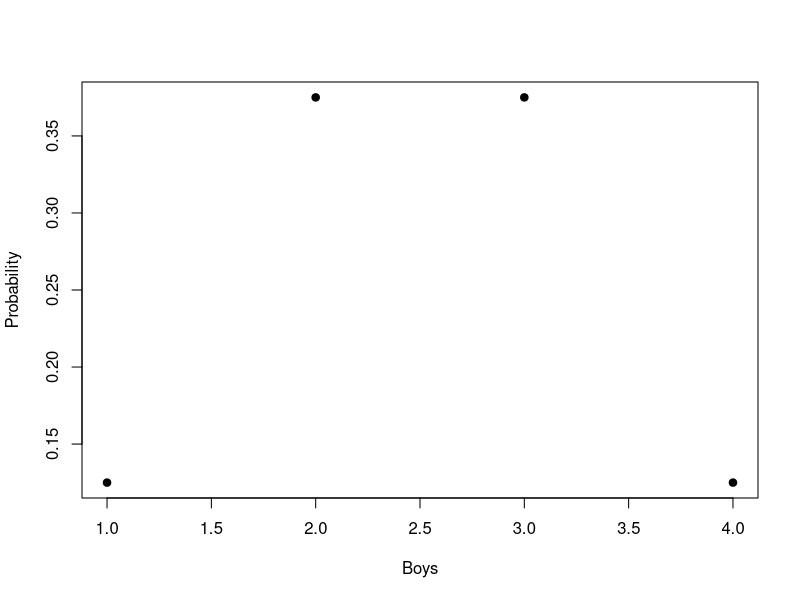
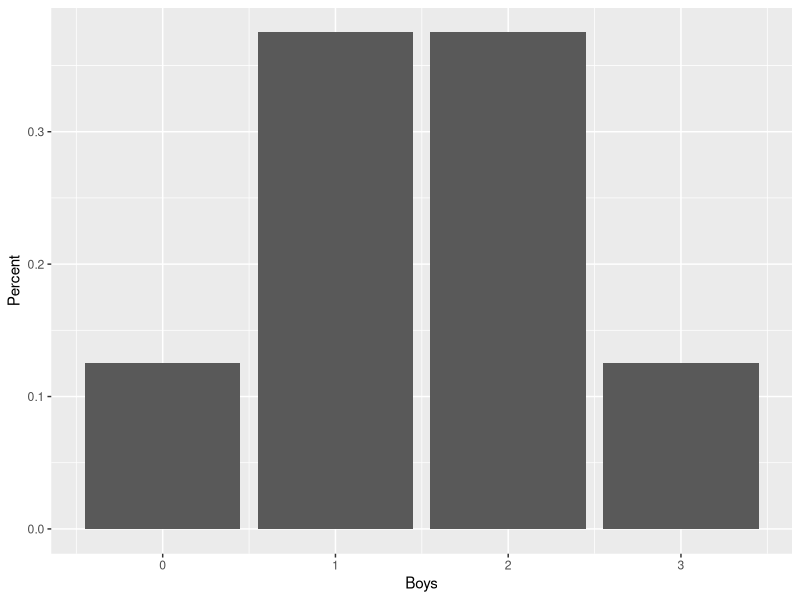
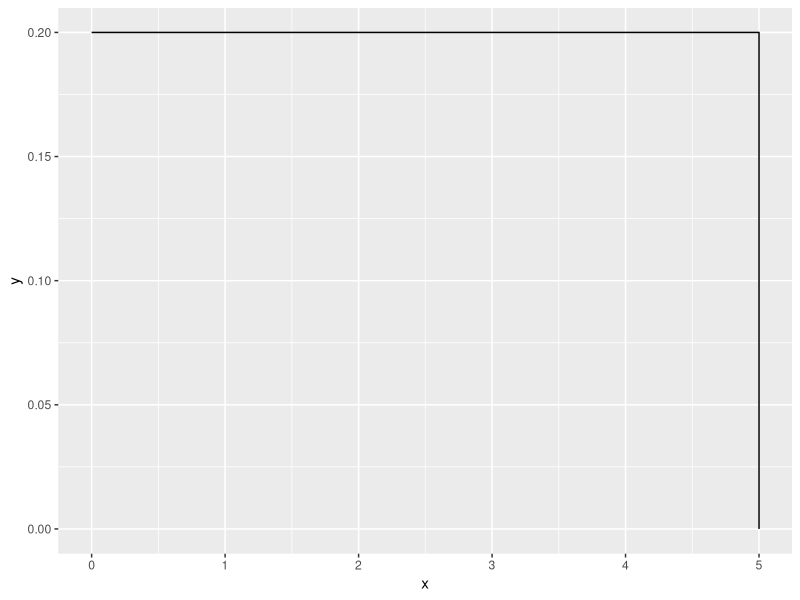

Write the R code that produced these figures, in order.
## ---- chunk 1
knitr::opts_chunk$set(echo = TRUE)
## ---- chunk 2
X <- c(0, 1, 2, 3)
p.X <- c("1/8", "3/8", "3/8", "1/8")
table_6.2 <- matrix(c(X,p.X), nrow=2, byrow=T)
rownames(table_6.2) <- c("Number of boys X", "Probability p(X)")
knitr::kable(table_6.2,
             caption = "probability distribution for the number of boys")
## ---- chunk 3
plot(c(1/8, 3/8, 3/8, 1/8), xlab="Boys", ylab="Probability", pch=19)
## ---- chunk 4
require(ggplot2)
Percent <- c(1/8, 3/8, 3/8, 1/8)
Boys <- c(0, 1, 2, 3)
df <- data.frame(Boys,Percent)
ggplot(df, aes(x=Boys, y=Percent)) + geom_col()
## ---- chunk 5
require(ggplot2)
x <- c(0, 5, 5)
y <- c(0.2, 0.2, 0)
df <- data.frame(x,y)
ggplot(df, aes(x=x, y=y, group=1)) + geom_line()
## ---- chunk 6
X <- c(8, 12, 16, 20, 24)
p.X <- c(1/8, 1/6, 3/8, 1/4, 1/12)
table_6.3 <- matrix(c(X, p.X), nrow=2, byrow=T)
rownames(table_6.3) <- c("X", "p(X)")
knitr::kable(table_6.3)
## ---- chunk 7
output <- t(rbind(table_6.3, X*p.X, X^2*p.X, (X - sum(X*p.X))^2*p.X))
colnames(output) <- c("X", "p(X)", "E(X)", "E(X^2)", "E[(X-X.bar)^2]")
knitr::kable(output)
## ---- chunk 8
cat("E(X):", sum(output[,3]), "\n")
cat("E(X^2):", sum(output[,4]), "\n")
cat("E[(X - X.bar)^2]:", sum(output[,5]), "\n")
## ---- chunk 9
factorial(10)/(factorial(5)*factorial(2)*factorial(3))
